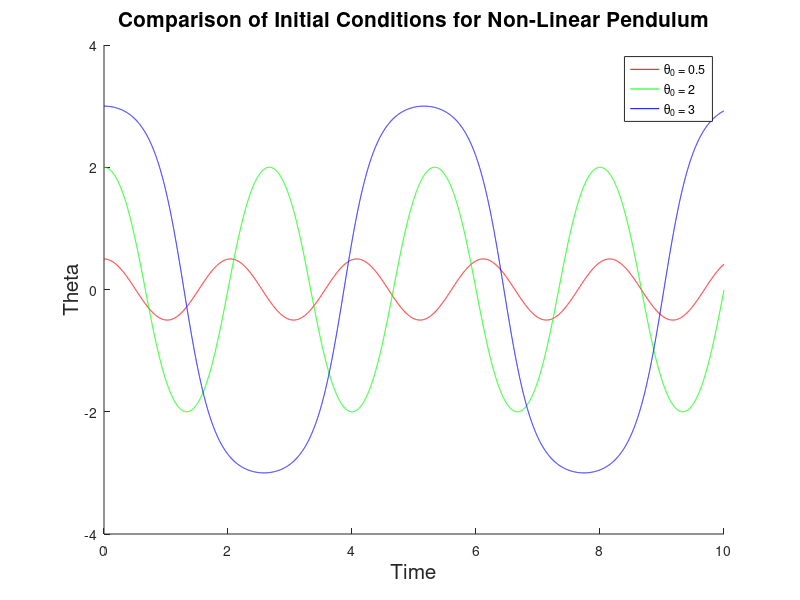
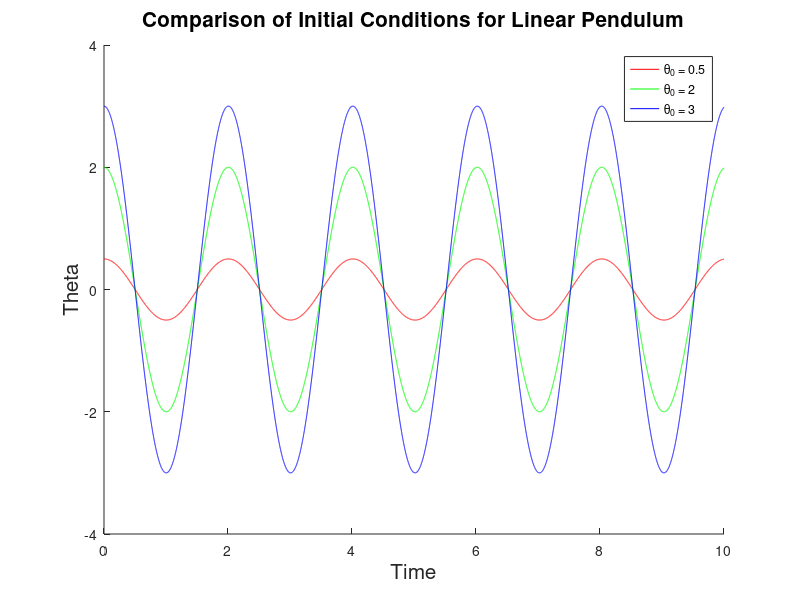
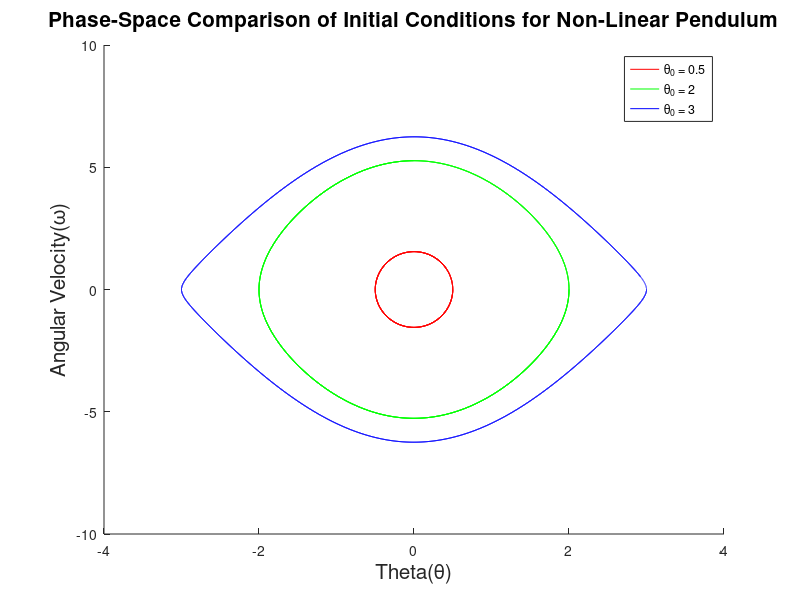
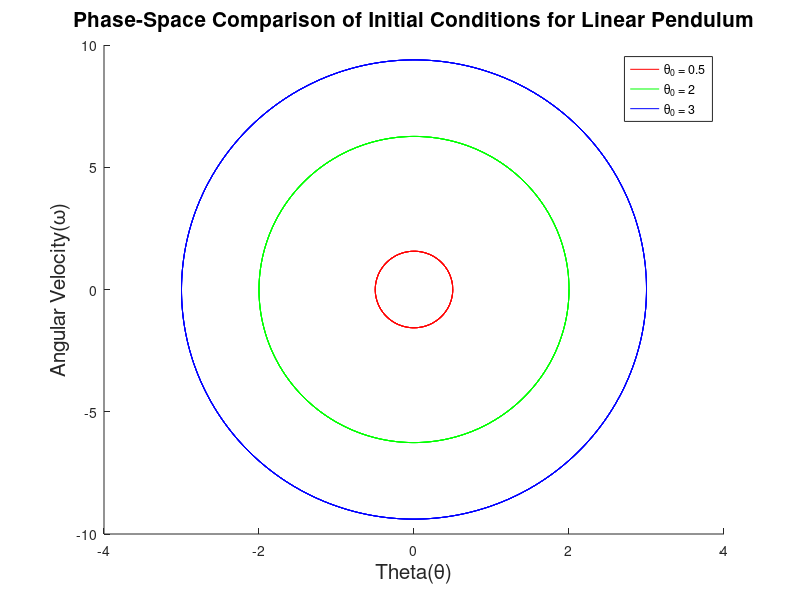

These figures' MATLAB source, in order:
clc;
clear;
format long e

w = [0,0,0];
theta = [0.5,2,3]
w2 = [0,0,0]
theta2 =[(pi/2),(pi/3),(pi/4)]
t = [0,0,0];
l = 1;
g = 9.8;
dt = 0.001;

% This only uses the Euler Cromer methods
% for refference reffer Giordano pg 48 and above.
hold on;
for i = 1:10000
  w(i+1,:) = w(i,:)-((g/l).*sin(theta(i,:)).*dt);
  theta(i+1,:) = theta(i,:) + (w(i+1,:).*dt);
  t(i+1,:) = t(i,:) + dt;

end

t
hold on;

plot(t(:,1),theta(:,1),'r;\theta_0 = 0.5;')
plot(t(:,2),theta(:,2),'g;\theta_0 = 2;')
plot(t(:,3),theta(:,3),'b;\theta_0 = 3;')

title('Comparison of Initial Conditions for Non-Linear Pendulum', "fontsize", 15)
xlabel('Time', "fontsize", 15)
ylabel('Theta', "fontsize", 15)
legend()

figure(3)
hold on;
plot(theta(:,1),w(:,1),'r;\theta_0 = 0.5;')
plot(theta(:,2),w(:,2),'g;\theta_0 = 2;')
plot(theta(:,3),w(:,3),'b;\theta_0 = 3;')

title('Phase-Space Comparison of Initial Conditions for Non-Linear Pendulum', "fontsize", 15)
xlabel('Theta(\theta)', "fontsize", 15)
ylabel('Angular Velocity(\omega)', "fontsize", 15)
legend()

% To plot the different intial conditions for the linear pendulum
w = [0,0,0];
theta = [0.5,2,3]
t = [0,0,0];
l = 1;
g = 9.8;
dt = 0.001;
figure(2)
hold on;
for i = 1:10000
  w(i+1,:) = w(i,:)-((g/l).*(theta(i,:)).*dt); % note that only sin is missing.
  theta(i+1,:) = theta(i,:) + (w(i+1,:).*dt);
  t(i+1,:) = t(i,:) + dt;
end


plot(t(:,1),theta(:,1),'r;\theta_0 = 0.5;')
plot(t(:,2),theta(:,2),'g;\theta_0 = 2;')
plot(t(:,3),theta(:,3),'b;\theta_0 = 3;')

title('Comparison of Initial Conditions for Linear Pendulum', "fontsize", 15)
xlabel('Time', "fontsize", 15)
ylabel('Theta', "fontsize", 15)
legend()

figure(4)
hold on;
plot(theta(:,1),w(:,1),'r;\theta_0 = 0.5;')
plot(theta(:,2),w(:,2),'g;\theta_0 = 2;')
plot(theta(:,3),w(:,3),'b;\theta_0 = 3;')

title('Phase-Space Comparison of Initial Conditions for Linear Pendulum', "fontsize", 15)
xlabel('Theta(\theta)', "fontsize", 15)
ylabel('Angular Velocity(\omega)', "fontsize", 15)
legend()